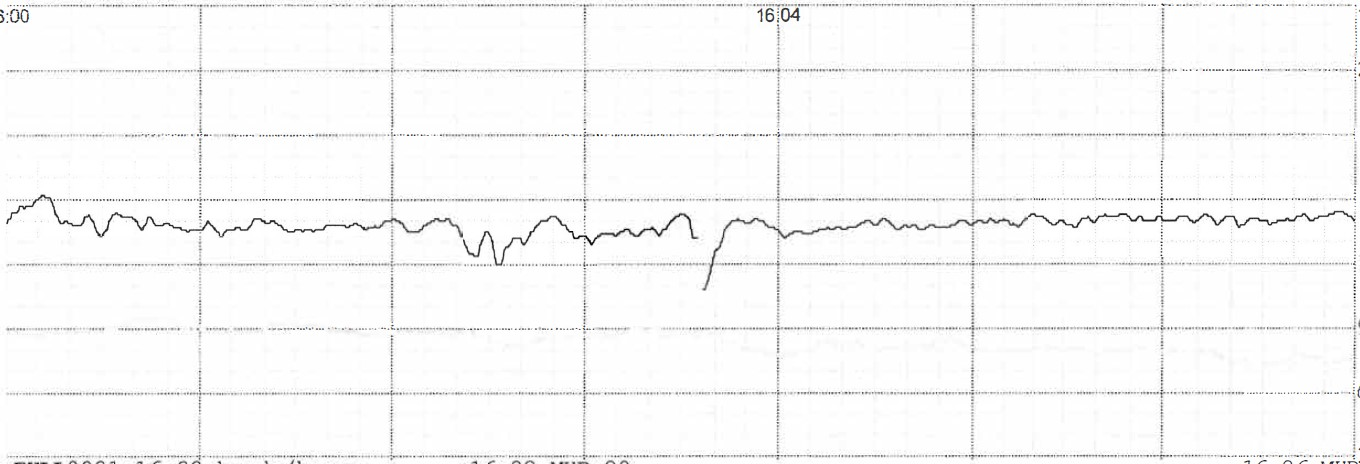
#> input picture Codes/Basic/CNN_Direct_training_with_Images/other/image.jpg, 1360 x 464 px, found by its file name
$ jupyter execute --allow-errors CNNcode.ipynb
#> lines starting #> are read from the running program, lines starting #| are printed output that depends on the picture; after the words box and inside, x2 and y2 are one past the last pixel; in counts of white or black regions, pixels touching at a corner belong together
## This code is just for one picture at a time

[cell 1]
import tensorflow as tf
import numpy as np


# Load the image
#> (the rest of this cell did not finish here and is left out)

# The code

## Training

[cell 2]
import os
import tensorflow as tf
import numpy as np


# Load all images (training data)
image_paths = [os.path.join('images', f) for f in os.listdir('C:\\Users\\Jay\\OneDrive - University of Florida\\Educational\\Codes\\Jupyter\\Directory\\Research\\FHRT\\images') if f.endswith('.jpg')]

# Load unlabled images
#> (the rest of this cell did not finish here and is left out)

#> (a cell that did not finish here is left out)

#> (a cell that did not finish here is left out)

#> (a cell that did not finish here is left out)

The variable **"image_tensor"** is a numpy array containing the normalized pixel values of the images loaded from the directory specified in the code. The array has a shape of (n, 224, 224, 3), where n is the number of images loaded. The first dimension represents the number of images, while the last three dimensions represent the width, height, and color channels (RGB) of the image respectively. The pixel values of each image have been normalized by dividing them by 255.0, which scales the values to lie between 0 and 1. The normalization is necessary for training the neural network as it helps to prevent the model from being affected by the differences in the scale of the pixel values across different images.

## Prediction

[cell 6]
# Predict the labels for new samples
new_images = []

# Load the image
#> (the rest of this cell did not finish here and is left out)

**Extracting Y-axis (beats) and X-axis (time) values**

[cell 7]
import cv2
import numpy as np
from matplotlib import pyplot as plt
from scipy.signal import find_peaks

# Load the image
#img = cv2.imread('image.png', 0)

# Load image from directory

img_path = r"C:\Users\Jaber\OneDrive - University of Florida\Educational\Codes\Jupyter\Directory\Research\FHRT\images\SecondSource\image.jpg"
img = cv2.imread(img_path)
#> img is the input picture: shape (464, 1360, 3); mean B, G, R 248.6, 248.6, 248.6

# Apply thresholding to isolate the plot
gray_img = cv2.cvtColor(img, cv2.COLOR_BGR2GRAY)
ret, thresh = cv2.threshold(gray_img, 120, 255, cv2.THRESH_BINARY)
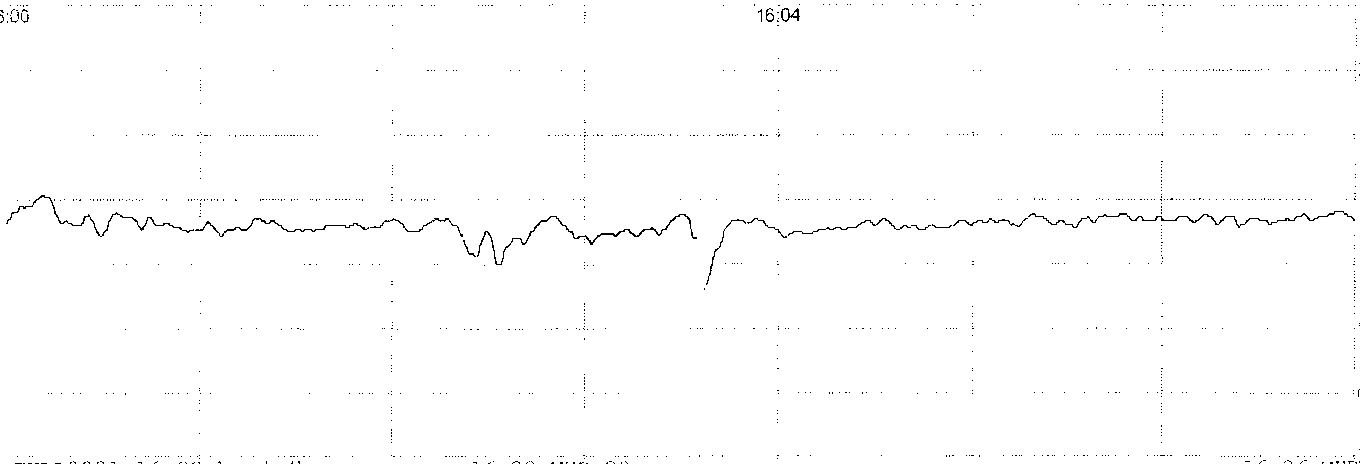
#> thresh: shape (464, 1360); 99.3% white; black in thin lines or dots

# Find contours in the image
contours, hierarchy = cv2.findContours(thresh, cv2.RETR_TREE, cv2.CHAIN_APPROX_SIMPLE)
#> contours = 1193 contours, 1140 with area under 20; largest, box (x1, y1, x2, y2) and area: (0, 0, 1360, 464) 628960, (510, 213, 692, 246) 632, (223, 217, 368, 234) 392, (1126, 213, 1220, 226) 260, (476, 230, 512, 266) 213

# Find the contour with the largest area (the plot)
largest_contour = max(contours, key=cv2.contourArea)
#> largest_contour = contour of 291 points, box (x1, y1, x2, y2) (0, 0, 1360, 464), area 628960

# Find the bounding rectangle of the largest contour
x, y, w, h = cv2.boundingRect(largest_contour)
#> x = 0; y = 0; w = 1360; h = 464

[cell 8]
import cv2
import numpy as np
from matplotlib import pyplot as plt
from scipy.signal import find_peaks
import urllib.request

# Load the image
url = "https://www.dropbox.com/s/m4ei0cl5dp5m2a7/image_015_1.jpg?dl=1"
response = urllib.request.urlopen(url)
img = np.asarray(bytearray(response.read()), dtype="uint8")
img = cv2.imdecode(img, cv2.IMREAD_COLOR)
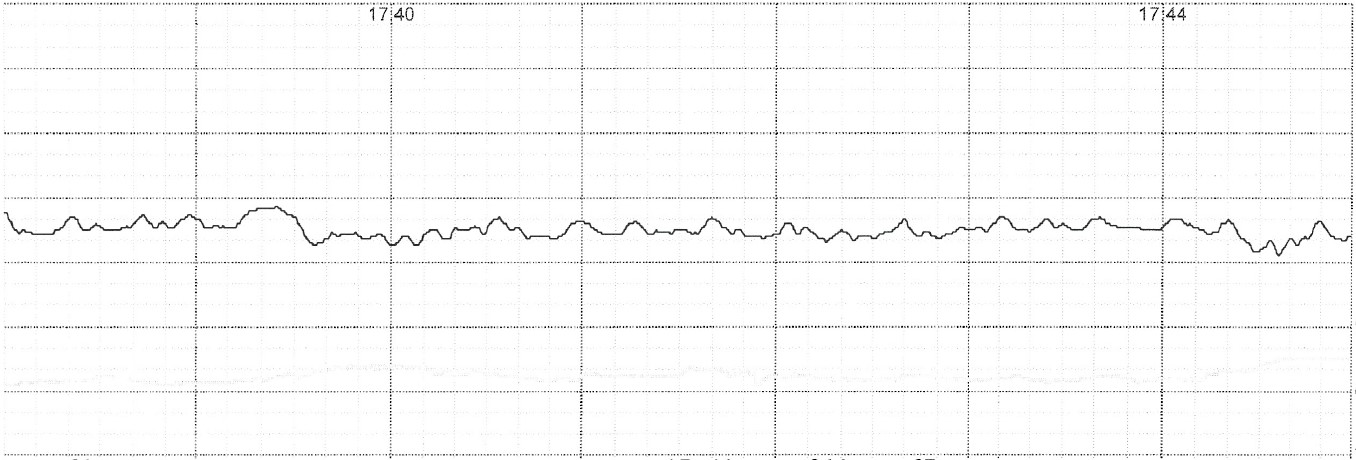
#> input picture Codes/Basic/CNN_Direct_training_with_Images/images/image_015_1.jpg, 1356 x 460 px, found by its file name
#> img is the input picture: shape (460, 1356, 3); mean B, G, R 249.5, 249.5, 249.5

# Apply thresholding to isolate the plot
gray_img = cv2.cvtColor(img, cv2.COLOR_BGR2GRAY)
#> gray_img: shape (460, 1356)
ret, thresh = cv2.threshold(gray_img, 120, 255, cv2.THRESH_BINARY)
#> thresh: shape (460, 1356); 98.9% white; black in thin lines or dots

# Find contours in the image
contours, hierarchy = cv2.findContours(thresh, cv2.RETR_TREE, cv2.CHAIN_APPROX_SIMPLE)
#> contours = 3023 contours, 2979 with area under 20; largest, box (x1, y1, x2, y2) and area: (0, 0, 1356, 460) 621928, (62, 213, 180, 232) 380, (521, 220, 648, 240) 349, (715, 219, 817, 240) 300, (1006, 215, 1106, 234) 278

# Find the contour with the largest area (the plot)
largest_contour = max(contours, key=cv2.contourArea)
#> largest_contour = contour of 28 points, box (x1, y1, x2, y2) (0, 0, 1356, 460), area 621928

# Find the bounding rectangle of the largest contour
x, y, w, h = cv2.boundingRect(largest_contour)
#> w = 1356; h = 460

[cell 9]
import cv2
import matplotlib.pyplot as plt

# read the image from the given URL
url = "https://www.dropbox.com/s/m4ei0cl5dp5m2a7/image_015_1.jpg?dl=1"
img = cv2.imread(cv2.samples.findFile(url))

# convert the image to grayscale
gray = cv2.cvtColor(img, cv2.COLOR_BGR2GRAY)

# apply threshold to the image
_, thresh = cv2.threshold(gray, 200, 255, cv2.THRESH_BINARY)
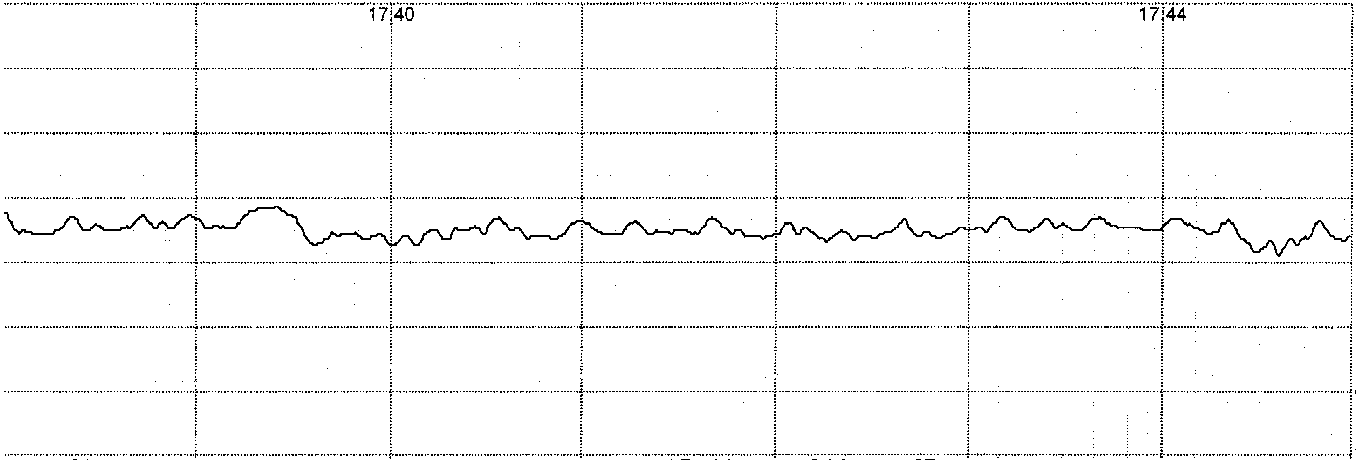
#> thresh: shape (460, 1356); 97.3% white; black in thin lines or dots

# find the contours in the image
contours, _ = cv2.findContours(thresh, cv2.RETR_TREE, cv2.CHAIN_APPROX_SIMPLE)
#> contours = 4304 contours, 4284 with area under 20; largest, box (x1, y1, x2, y2) and area: (0, 0, 1356, 460) 621896, (3, 205, 1353, 258) 5486, (404, 6, 415, 22) 120, (1165, 6, 1177, 22) 86, (393, 6, 405, 22) 85

# retrieve the pairs of points from the contours
points = []
for contour in contours:
    for point in contour:
        x, y = point[0]
        points.append((x, y))
#> this loop made 4304 passes
#> contour on passes 2 to 4: [[1193, 457], [1194, 456], [1195, 457], [1194, 458]], [[1126, 457], [1127, 456], [1128, 457], [1127, 458]], [[1092, 457], [1093, 456], [1094, 457], [1093, 458]]
#> after the loop, points = 28891 items

# sort the points by x-coordinate
points = sorted(points, key=lambda x: x[0])

# plot the signal based on the extracted pairs of points
x, y = zip(*points)
#> x = 28891 items; y = 28891 items
plt.plot(x, y)
plt.show()
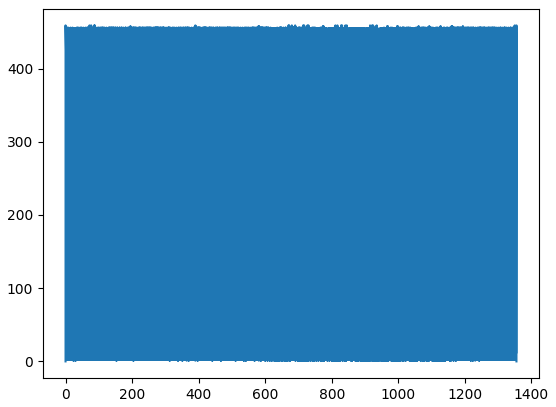
#> figure drawn by matplotlib, 1 panel

[cell 10]
import cv2
import urllib.request
import numpy as np
import matplotlib.pyplot as plt

# download the image from the given URL and read it using cv2.imread
url = "https://www.dropbox.com/s/m4ei0cl5dp5m2a7/image_015_1.jpg?dl=1"
resp = urllib.request.urlopen(url)
img = np.asarray(bytearray(resp.read()), dtype="uint8")
img = cv2.imdecode(img, cv2.IMREAD_COLOR)

# convert the image to grayscale
gray = cv2.cvtColor(img, cv2.COLOR_BGR2GRAY)

# apply threshold to the image
_, thresh = cv2.threshold(gray, 200, 255, cv2.THRESH_BINARY)

# find the contours in the image
contours, _ = cv2.findContours(thresh, cv2.RETR_TREE, cv2.CHAIN_APPROX_SIMPLE)

# retrieve the pairs of points from the contours
points = []
for contour in contours:
    for point in contour:
        x, y = point[0]
        points.append((x, y))

# sort the points by x-coordinate
points = sorted(points, key=lambda x: x[0])

# plot the signal based on the extracted pairs of points
x, y = zip(*points)
plt.plot(x, y)
plt.show()

[cell 11]
points

[cell 12]
import cv2
import numpy as np
import urllib.request
import time
import matplotlib.pyplot as plt

# define the URL of the image
url = "https://www.dropbox.com/s/m4ei0cl5dp5m2a7/image_015_1.jpg?dl=1"

# try loading the image up to 5 times with a delay of 1 second between each attempt
for i in range(5):
    try:
        # download the image from the URL and read it using OpenCV
        response = urllib.request.urlopen(url)
        img = np.asarray(bytearray(response.read()), dtype="uint8")
        img = cv2.imdecode(img, cv2.IMREAD_COLOR)
        break  # exit the loop if successful
    except:
        if i < 4:  # if not successful, wait 1 second and try again
            print("Error loading image, retrying...")
            time.sleep(1)
        else:  # if all attempts failed, raise an error
            raise Exception("Could not load image from URL")

# convert the image to grayscale
gray = cv2.cvtColor(img, cv2.COLOR_BGR2GRAY)

# apply adaptive thresholding to the image
thresh = cv2.adaptiveThreshold(gray, 255, cv2.ADAPTIVE_THRESH_GAUSSIAN_C,
                               cv2.THRESH_BINARY, 15, 5)
#> thresh: shape (460, 1356); 93.6% white; black in thin lines or dots

# perform morphological opening to remove small noise and fill gaps in lines
kernel = np.ones((5, 5), np.uint8)
opening = cv2.morphologyEx(thresh, cv2.MORPH_OPEN, kernel)
#> opening: shape (460, 1356); 87.1% white; 1070 black regions (906 under 20 px), largest, box (x1, y1, x2, y2) and area: (0, 0, 1356, 460) 69746, (881, 360, 920, 383) 202, (289, 10, 317, 60) 147

# perform morphological closing to join the broken lines
closing = cv2.morphologyEx(opening, cv2.MORPH_CLOSE, kernel)
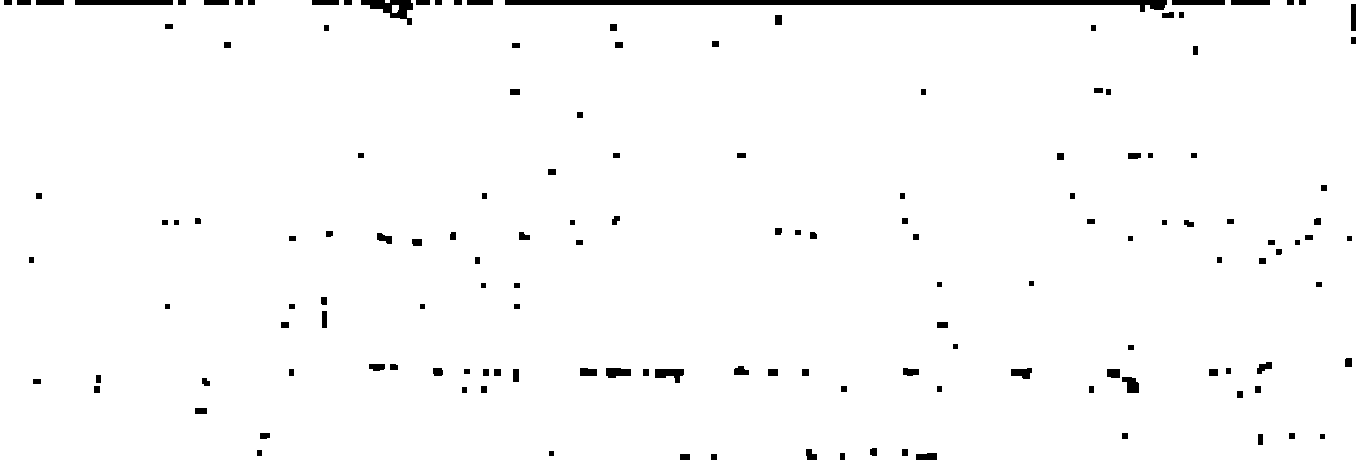
#> closing: shape (460, 1356); 98% white; 148 black regions

# find the contours in the binary image
contours, _ = cv2.findContours(closing, cv2.RETR_TREE, cv2.CHAIN_APPROX_SIMPLE)
#> contours = 124 contours, 1 with area under 20; largest, box (x1, y1, x2, y2) and area: (0, 0, 1356, 460) 615236, (654, 368, 685, 384) 302, (605, 367, 632, 379) 238, (1121, 376, 1140, 394) 227, (1010, 367, 1033, 380) 198

# retrieve the pairs of points from the contours
points = []
for contour in contours:
    if cv2.contourArea(contour) > 50:  # filter small contours
        for point in contour:
            x, y = point[0]
            points.append((x, y))
#> this loop made 124 passes
#> contour on pass 2: [[385, 0], [385, 2], [389, 2], [389, 0]]
#> after the loop, points = 850 pairs, first value 0 to 1355, second value 0 to 459

# sort the points by x-coordinate
points = sorted(points, key=lambda x: x[0])

# plot the signal based on the extracted pairs of points
x, y = zip(*points)
#> x = 850 values from 0 to 1355; y = 850 values, max 459 at index 1, min 0 at index 0, mean 238
plt.plot(x, y)
plt.show()
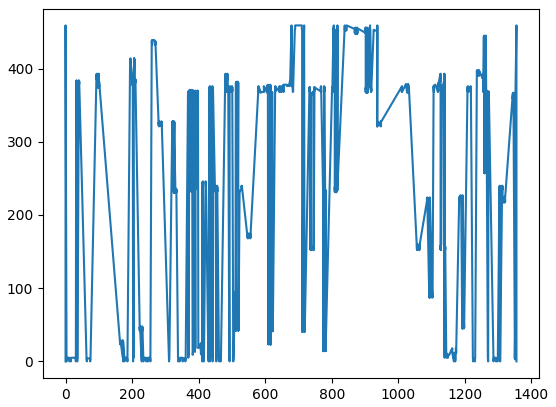
#> figure drawn by matplotlib, 1 panel

[cell 13]
import cv2
import numpy as np
import urllib.request
import time
import matplotlib.pyplot as plt

# define the URL of the image
url = "https://www.dropbox.com/s/m4ei0cl5dp5m2a7/image_015_1.jpg?dl=1"

# try loading the image up to 5 times with a delay of 1 second between each attempt
for i in range(5):
    try:
        # download the image from the URL and read it using OpenCV
        response = urllib.request.urlopen(url)
        img = np.asarray(bytearray(response.read()), dtype="uint8")
        img = cv2.imdecode(img, cv2.IMREAD_COLOR)
        break  # exit the loop if successful
    except:
        if i < 4:  # if not successful, wait 1 second and try again
            print("Error loading image, retrying...")
            time.sleep(1)
        else:  # if all attempts failed, raise an error
            raise Exception("Could not load image from URL")

# convert the image to grayscale
gray = cv2.cvtColor(img, cv2.COLOR_BGR2GRAY)

# apply adaptive thresholding to the image
thresh = cv2.adaptiveThreshold(gray, 255, cv2.ADAPTIVE_THRESH_GAUSSIAN_C,
                               cv2.THRESH_BINARY, 15, 5)

# perform morphological opening to remove small noise and fill gaps in lines
kernel = np.ones((5, 5), np.uint8)
opening = cv2.morphologyEx(thresh, cv2.MORPH_OPEN, kernel)

# perform morphological closing to join the broken lines
closing = cv2.morphologyEx(opening, cv2.MORPH_CLOSE, kernel)

# find the contours in the binary image
contours, _ = cv2.findContours(closing, cv2.RETR_TREE, cv2.CHAIN_APPROX_SIMPLE)

# retrieve the pairs of points from the contours
points = []
for contour in contours:
    if cv2.contourArea(contour) > 50:  # filter small contours
        for point in contour:
            x, y = point[0]
            points.append((x, y))

# sort the points by x-coordinate
points = sorted(points, key=lambda x: x[0])

# plot the signal based on the extracted pairs of points
x, y = zip(*points)
plt.plot(x, y)
plt.ylim(-4000, 4000)  # set the y-limits
plt.show()
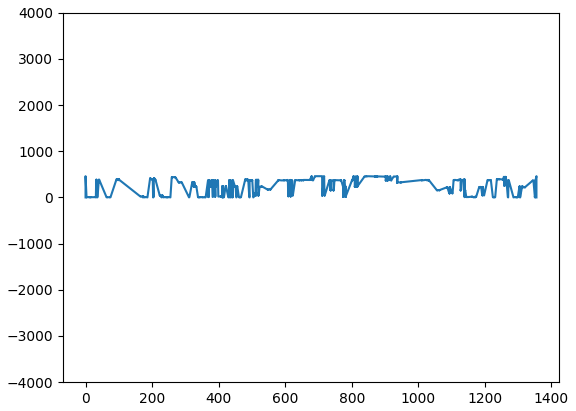
#> figure drawn by matplotlib, 1 panel

## Hough transformer

[cell 14]
import cv2
import numpy as np
import urllib.request
import time
import matplotlib.pyplot as plt

# define the URL of the image
url = "https://www.dropbox.com/s/m4ei0cl5dp5m2a7/image_015_1.jpg?dl=1"

# try loading the image up to 5 times with a delay of 1 second between each attempt
for i in range(5):
    try:
        # download the image from the URL and read it using OpenCV
        response = urllib.request.urlopen(url)
        img = np.asarray(bytearray(response.read()), dtype="uint8")
        img = cv2.imdecode(img, cv2.IMREAD_COLOR)
        break  # exit the loop if successful
    except:
        if i < 4:  # if not successful, wait 1 second and try again
            print("Error loading image, retrying...")
            time.sleep(1)
        else:  # if all attempts failed, raise an error
            raise Exception("Could not load image from URL")

# convert the image to grayscale
gray = cv2.cvtColor(img, cv2.COLOR_BGR2GRAY)

# apply adaptive thresholding to the image
thresh = cv2.adaptiveThreshold(gray, 255, cv2.ADAPTIVE_THRESH_GAUSSIAN_C,
                               cv2.THRESH_BINARY, 15, 5)

# detect lines using Hough Line Transform
lines = cv2.HoughLinesP(thresh, 1, np.pi / 180, threshold=50, minLineLength=50, maxLineGap=10)
#> lines = 580 rows, first 6: [0, 95, 1355, 261], [0, 431, 1355, 289], [0, 49, 1355, 216], [0, 211, 1355, 377], [0, 12, 1355, 178], [0, 426, 1355, 283]

# retrieve the pairs of points from the detected lines
points = []
for line in lines:
    x1, y1, x2, y2 = line[0]
    points.append((x1, y1))
    points.append((x2, y2))
#> this loop made 580 passes
#> after the loop, points = 1160 pairs, first value 0 to 1355, second value 0 to 459

# sort the points by x-coordinate
points = sorted(points, key=lambda x: x[0])

# plot the signal based on the extracted pairs of points
x, y = zip(*points)
#> x = 1160 values from 0 to 1355; y = 1160 values, max 459 at index 15, min 0 at index 80, mean 228.2
plt.plot(x, y)
plt.ylim(-250, 750)  # set the y-limits
plt.show()
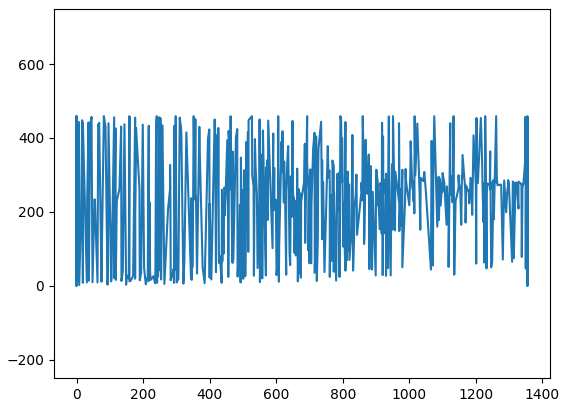
#> figure drawn by matplotlib, 1 panel

[cell 15]
points
#> Out has the same summary as points
#> (the rest of the program and of its run is left out)
